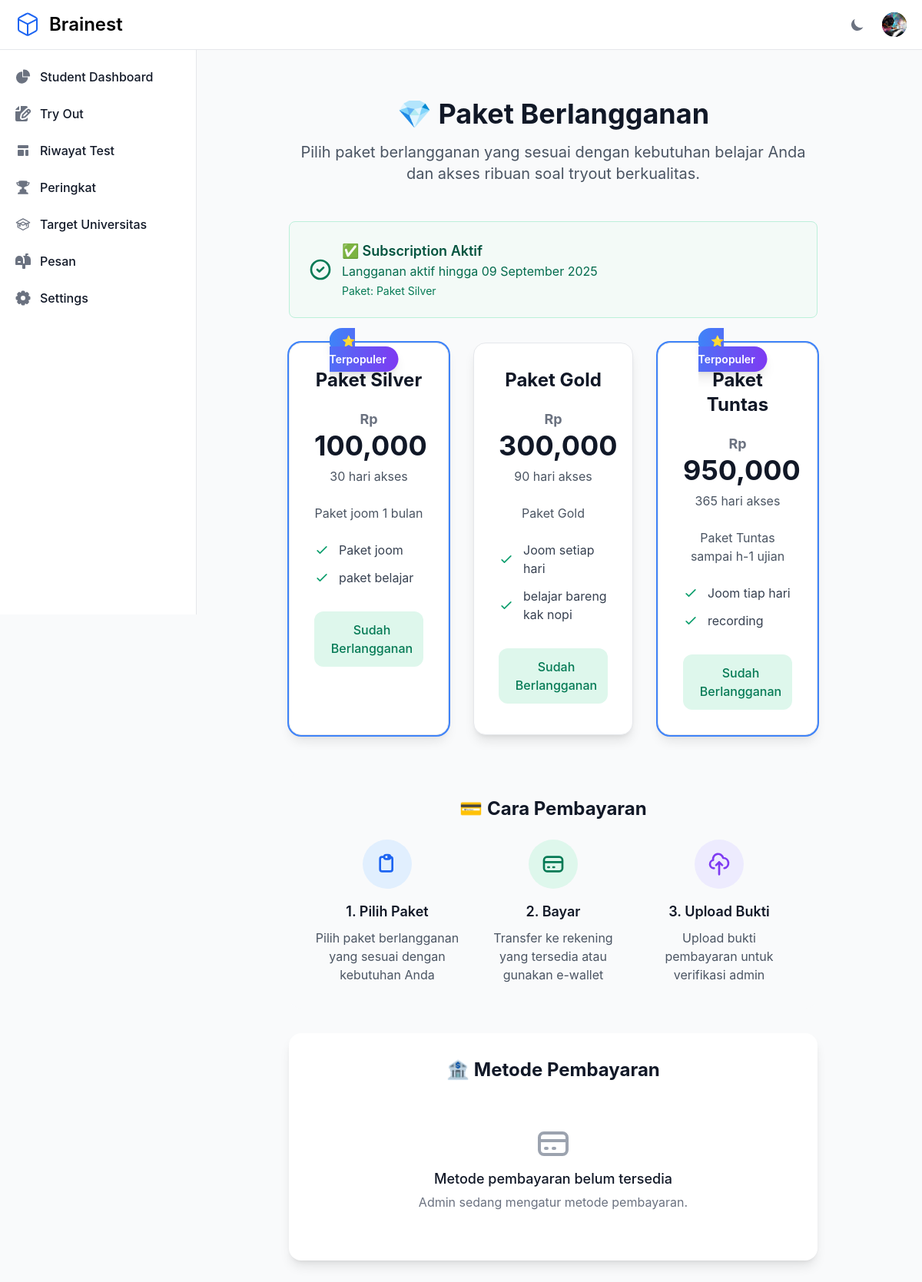
The page /subscription/packages/ (signed in) on the database as committed earlier.
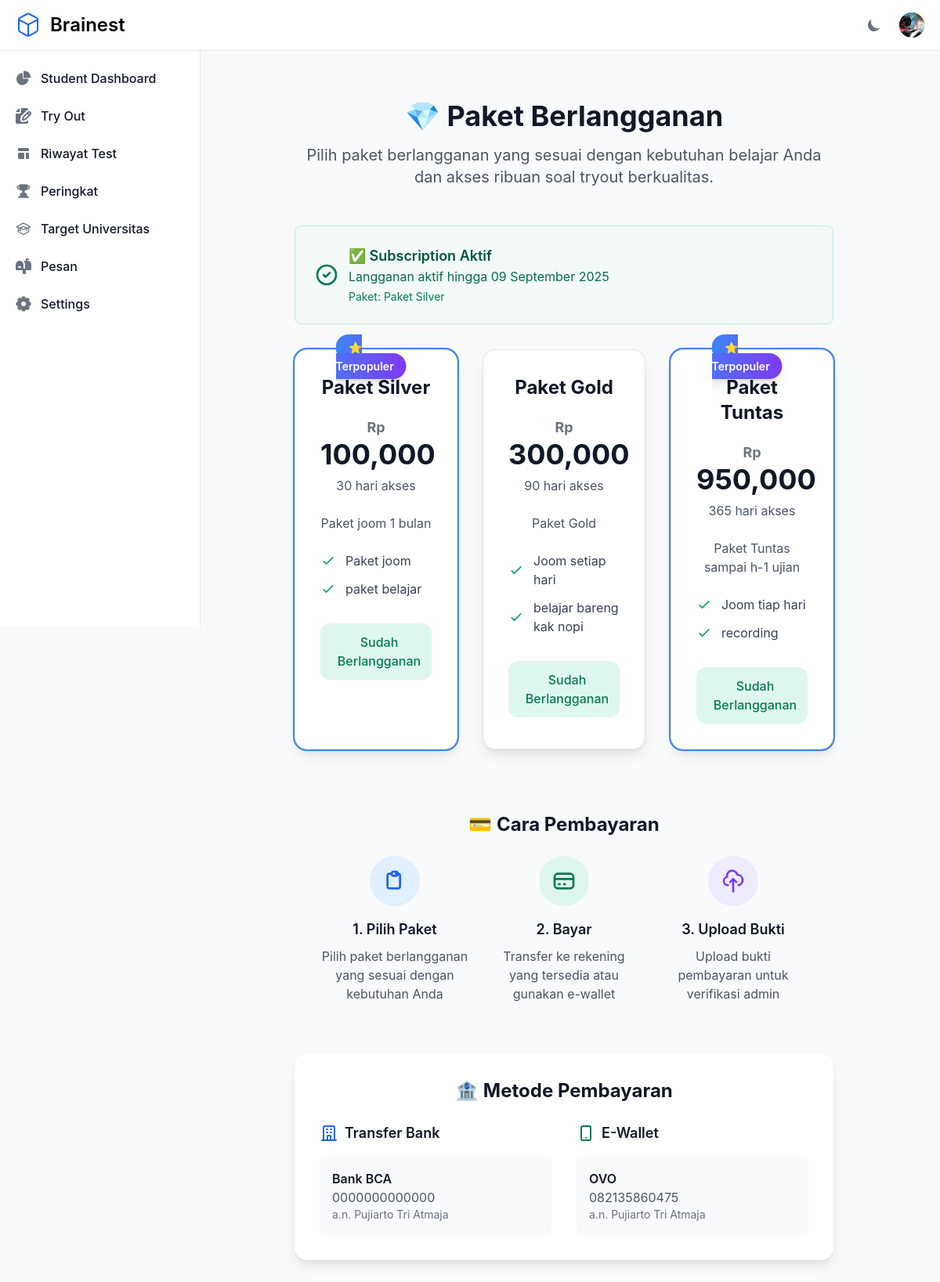
The same page on the database as committed later.
### otosapp/models.py (models this page shows, shortened)
class SubscriptionPackage(models.Model):
    name = models.CharField(max_length=100, verbose_name="Nama Paket")
    description = models.TextField(verbose_name="Deskripsi Paket")
    features = models.TextField(help_text="Fitur-fitur yang tersedia (satu per baris)", verbose_name="Fitur")
    price = models.DecimalField(max_digits=10, decimal_places=2, verbose_name="Harga")
    duration_days = models.IntegerField(verbose_name="Durasi (hari)")
    is_active = models.BooleanField(default=True, verbose_name="Aktif")
    created_at = models.DateTimeField(auto_now_add=True)
    updated_at = models.DateTimeField(auto_now=True)
    is_featured = models.BooleanField(default=False, verbose_name="Paket Unggulan")
    class Meta:
        verbose_name = "Paket Berlangganan"
        verbose_name_plural = "Paket Berlangganan"
        ordering = ['price']
    def get_features_list(self):
        return [feature.strip() for feature in self.features.split('\n') if feature.strip()]

class PaymentMethod(models.Model):
    PAYMENT_TYPES = [
        ('bank', 'Transfer Bank'),
        ('ewallet', 'E-Wallet'),
        ('other', 'Lainnya'),
    ]
    name = models.CharField(max_length=100, verbose_name="Nama Metode Pembayaran")
    payment_type = models.CharField(max_length=10, choices=PAYMENT_TYPES, default='bank', verbose_name="Jenis Pembayaran")
    account_number = models.CharField(max_length=50, verbose_name="Nomor Rekening/Akun")
    account_name = models.CharField(max_length=100, verbose_name="Nama Pemilik Rekening")
    is_active = models.BooleanField(default=True, verbose_name="Aktif")
    created_at = models.DateTimeField(auto_now_add=True)
    updated_at = models.DateTimeField(auto_now=True)
    class Meta:
        verbose_name = "Metode Pembayaran"
        verbose_name_plural = "Metode Pembayaran"
        ordering = ['payment_type', 'name']

### otosapp/views.py (the view)
# urls.py: path('subscription/packages/', views.subscription_packages, name='subscription_packages'),
def subscription_packages(request):
    packages = SubscriptionPackage.objects.filter(is_active=True).order_by('price')
    payment_methods = PaymentMethod.objects.filter(is_active=True).order_by('payment_type', 'name')
    pending_payment = None
    if request.user.is_authenticated:
        pending_payment = PaymentProof.objects.filter(
            user=request.user,
            status='pending'
        ).first()
    context = {
        'packages': packages,
        'payment_methods': payment_methods,
        'pending_payment': pending_payment,
    }
    if request.user.is_authenticated:
        context['subscription_status'] = request.user.get_subscription_status()
    return render(request, 'subscription/packages.html', context)

### otosapp/context_processors.py (called while the page is built)
def sidebar_context(request):
    context = {}
    if request.user.is_authenticated and (request.user.is_superuser or request.user.is_admin()):
        pending_payments_count = PaymentProof.objects.filter(status='pending').count()
        context['pending_payments_count'] = pending_payments_count
    return context

### otosapp/models.py (called while the page is built)
    def is_visitor(self):
        return self.role and self.role.role_name == 'Visitor'

    def is_student(self):
        return self.role and self.role.role_name == 'Student'

    def is_admin(self):
        return self.role and self.role.role_name == 'Admin'

    def is_expired(self):
        from django.utils import timezone
        return timezone.now() > self.end_date

    def days_remaining(self):
        from django.utils import timezone
        if self.is_expired():
            return 0
        delta = self.end_date - timezone.now()
        return delta.days

### otosapp/templates/subscription/packages.html (shortened to what the changed rows need)
{% extends 'base.html' %}
{% load humanize %}
{% block content %}
<div class="max-w-7xl mx-auto px-4 sm:px-6 lg:px-8 py-8">
    <div class="text-center mb-12">
        <h1 class="text-4xl font-bold text-gray-900 dark:text-white mb-4">
            💎 Paket Berlangganan
        </h1>
    </div>
    {% if user.is_authenticated %}
        {% if subscription_status.status == 'active' %}
        <div class="bg-green-50 border border-green-200 rounded-lg p-6 mb-8 dark:bg-green-900/20 dark:border-green-800">
            <div class="flex items-center">
                <div class="flex-shrink-0">
                    <svg class="w-8 h-8 text-green-600 dark:text-green-400" fill="none" stroke="currentColor" viewBox="0 0 24 24">
                        <path stroke-linecap="round" stroke-linejoin="round" stroke-width="2" d="M9 12l2 2 4-4m6 2a9 9 0 11-18 0 9 9 0 0118 0z"/>
                    </svg>
                </div>
                <div class="ml-3">
                    <h3 class="text-lg font-semibold text-green-800 dark:text-green-200">✅ Subscription Aktif</h3>
                    <p class="text-green-700 dark:text-green-300">{{ subscription_status.message }}</p>
                    <p class="text-sm text-green-600 dark:text-green-400 mt-1">Paket: {{ subscription_status.package.name }}</p>
                </div>
            </div>
        </div>
        {% endif %}
    {% endif %}
    <div class="grid grid-cols-1 md:grid-cols-2 lg:grid-cols-{% if packages|length == 4 %}4{% elif packages|length == 3 %}3{% else %}2{% endif %} gap-8 mb-12">
        {% for package in packages %}
        <div class="relative bg-white dark:bg-gray-800 rounded-2xl shadow-lg border border-gray-200 dark:border-gray-700 hover:shadow-xl transition-all duration-300 {% if package.is_featured %}ring-2 ring-blue-500 dark:ring-blue-400{% endif %}">
            {% if package.is_featured %}
            <div class="absolute -top-4 left-1/2 transform -translate-x-1/2">
                <span class="bg-gradient-to-r from-blue-500 to-purple-600 text-white px-4 py-2 rounded-full text-sm font-semibold shadow-lg">
                    ⭐ Terpopuler
                </span>
            </div>
            {% endif %}
            <div class="p-8">
                <div class="text-center mb-6">
                    <h3 class="text-2xl font-bold text-gray-900 dark:text-white mb-2">{{ package.name }}</h3>
                    <div class="text-4xl font-bold text-gray-900 dark:text-white mb-2">
                        <span class="text-lg text-gray-500 dark:text-gray-400">Rp</span>
                        {{ package.price|floatformat:0|intcomma }}
                    </div>
                    <p class="text-gray-600 dark:text-gray-400">{{ package.duration_days }} hari akses</p>
                </div>
                <div class="mb-6">
                    <p class="text-gray-600 dark:text-gray-400 text-center">{{ package.description }}</p>
                </div>
                <div class="mb-8">
                    <ul class="space-y-3">
                        {% for feature in package.get_features_list %}
                        <li class="flex items-center">
                            <svg class="w-5 h-5 text-green-500 mr-3 flex-shrink-0" fill="none" stroke="currentColor" viewBox="0 0 24 24">
                                <path stroke-linecap="round" stroke-linejoin="round" stroke-width="2" d="M5 13l4 4L19 7"/>
                            </svg>
                            <span class="text-gray-700 dark:text-gray-300">{{ feature }}</span>
                        </li>
                        {% endfor %}
                    </ul>
                </div>
                <div class="text-center">
                    {% if user.is_authenticated %}
                        {% if user.is_visitor %}
                            {% if not pending_payment %}
                            <a href="{% url 'upload_payment_proof' package.id %}"
                               class="w-full inline-flex items-center justify-center px-6 py-3 text-base font-medium text-white bg-gradient-to-r {% if package.is_featured %}from-blue-500 to-purple-600 hover:from-blue-600 hover:to-purple-700{% else %}from-gray-600 to-gray-700 hover:from-gray-700 hover:to-gray-800{% endif %} rounded-xl shadow-lg hover:shadow-xl transition-all duration-300 transform hover:scale-105">
                                <svg class="w-5 h-5 mr-2" fill="none" stroke="currentColor" viewBox="0 0 24 24">
                                    <path stroke-linecap="round" stroke-linejoin="round" stroke-width="2" d="M3 10h18M7 15h1m4 0h1m-7 4h12a3 3 0 003-3V8a3 3 0 00-3-3H6a3 3 0 00-3 3v8a3 3 0 003 3z"/>
                                </svg>
                                Bayar Sekarang
                            </a>
                            {% else %}
                            <button disabled class="w-full inline-flex items-center justify-center px-6 py-3 text-base font-medium text-gray-400 bg-gray-200 dark:bg-gray-700 rounded-xl cursor-not-allowed">
                                <svg class="w-5 h-5 mr-2" fill="none" stroke="currentColor" viewBox="0 0 24 24">
                                    <path stroke-linecap="round" stroke-linejoin="round" stroke-width="2" d="M12 8v4l3 3m6-3a9 9 0 11-18 0 9 9 0 0118 0z"/>
                                </svg>
                                Menunggu Verifikasi
                            </button>
                            {% endif %}
                        {% elif user.is_student %}
                            {% if subscription_status.status == 'active' %}
                            <button disabled class="w-full inline-flex items-center justify-center px-6 py-3 text-base font-medium text-green-600 bg-green-100 dark:bg-green-900 dark:text-green-300 rounded-xl cursor-not-allowed">
                                Sudah Berlangganan
                            </button>
                            {% endif %}
                        {% else %}
                            <button disabled class="w-full inline-flex items-center justify-center px-6 py-3 text-base font-medium text-gray-400 bg-gray-200 dark:bg-gray-700 rounded-xl cursor-not-allowed">
                                Hanya untuk Student/Visitor
                            </button>
                        {% endif %}
                    {% endif %}
                </div>
            </div>
        </div>
        {% endfor %}
    </div>
    <div class="bg-white dark:bg-gray-800 rounded-2xl p-8 shadow-lg">
        {% if payment_methods %}
            {% regroup payment_methods by payment_type as payment_groups %}
            <div class="grid grid-cols-1 md:grid-cols-{{ payment_groups|length }} gap-8">
                {% for group in payment_groups %}
                <div>
                    <h4 class="text-lg font-semibold text-gray-900 dark:text-white mb-4 flex items-center">
                        {% if group.grouper == 'bank' %}
                        <svg class="w-6 h-6 mr-2 text-blue-600" fill="none" stroke="currentColor" viewBox="0 0 24 24">
                            <path stroke-linecap="round" stroke-linejoin="round" stroke-width="2" d="M19 21V5a2 2 0 00-2-2H7a2 2 0 00-2 2v16m14 0h2m-2 0h-5m-9 0H3m2 0h5M9 7h1m-1 4h1m4-4h1m-1 4h1m-5 10v-5a1 1 0 011-1h2a1 1 0 011 1v5m-4 0h4"/>
                        </svg>
                        Transfer Bank
                        {% elif group.grouper == 'ewallet' %}
                        <svg class="w-6 h-6 mr-2 text-green-600" fill="none" stroke="currentColor" viewBox="0 0 24 24">
                            <path stroke-linecap="round" stroke-linejoin="round" stroke-width="2" d="M12 18h.01M8 21h8a2 2 0 002-2V5a2 2 0 00-2-2H8a2 2 0 00-2 2v14a2 2 0 002 2z"/>
                        </svg>
                        E-Wallet
                        {% endif %}
                    </h4>
                    <div class="space-y-3">
                        {% for method in group.list %}
                        <div class="p-4 bg-gray-50 dark:bg-gray-700 rounded-lg">
                            <p class="font-semibold text-gray-900 dark:text-white">{{ method.name }}</p>
                            <p class="text-gray-600 dark:text-gray-400">{{ method.account_number }}</p>
                            <p class="text-sm text-gray-500 dark:text-gray-400">a.n. {{ method.account_name }}</p>
                        </div>
                        {% endfor %}
                    </div>
                </div>
                {% endfor %}
            </div>
        {% else %}
            <div class="text-center py-8">
                <svg class="mx-auto h-12 w-12 text-gray-400" fill="none" viewBox="0 0 24 24" stroke="currentColor">
                    <path stroke-linecap="round" stroke-linejoin="round" stroke-width="2" d="M3 10h18M7 15h1m4 0h1m-7 4h12a3 3 0 003-3V8a3 3 0 00-3-3H6a3 3 0 00-3 3v8a3 3 0 003 3z"/>
                </svg>
                <h3 class="mt-2 text-lg font-medium text-gray-900 dark:text-white">Metode pembayaran belum tersedia</h3>
                <p class="mt-1 text-gray-500 dark:text-gray-400">Admin sedang mengatur metode pembayaran.</p>
            </div>
        {% endif %}
    </div>
</div>
{% endblock %}

Rows that differ between the two databases and show on the page:
added PaymentMethod: payment_type "bank" (drawn), name "Bank BCA", account_number "0000000000000", account_name "Pujiarto Tri Atmaja"
added PaymentMethod: payment_type "ewallet" (drawn), name "OVO", account_number "082135860475", account_name "Pujiarto Tri Atmaja"
Other text that changed with them:
new list line: "Transfer Bank"
new list line: "E-Wallet"
text no longer shown: "Metode pembayaran belum tersedia Admin sedang mengatur metode pembayaran."
